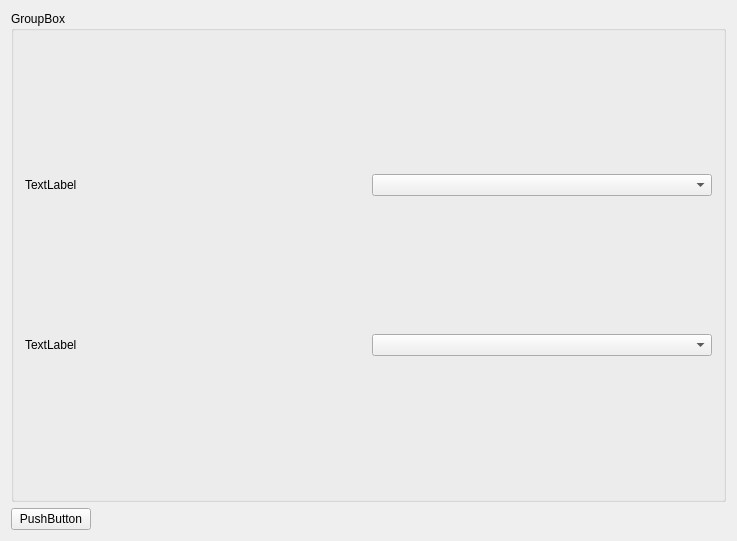
<?xml version="1.0" encoding="UTF-8"?>
<ui version="4.0">
 <class>Widget</class>
 <widget class="QWidget" name="Widget">
  <property name="geometry">
   <rect>
    <x>0</x>
    <y>0</y>
    <width>737</width>
    <height>541</height>
   </rect>
  </property>
  <property name="windowTitle">
   <string>Widget</string>
  </property>
  <layout class="QVBoxLayout" name="verticalLayout">
   <item>
    <widget class="QGroupBox" name="groupBox">
     <property name="title">
      <string>GroupBox</string>
     </property>
     <layout class="QVBoxLayout" name="verticalLayout_2">
      <item>
       <layout class="QHBoxLayout" name="horizontalLayout_2">
        <item>
         <widget class="QLabel" name="label_2">
          <property name="text">
           <string>TextLabel</string>
          </property>
         </widget>
        </item>
        <item>
         <widget class="QComboBox" name="comboBox_2"/>
        </item>
       </layout>
      </item>
      <item>
       <layout class="QHBoxLayout" name="horizontalLayout">
        <item>
         <widget class="QLabel" name="label">
          <property name="text">
           <string>TextLabel</string>
          </property>
         </widget>
        </item>
        <item>
         <widget class="QComboBox" name="comboBox"/>
        </item>
       </layout>
      </item>
     </layout>
    </widget>
   </item>
   <item>
    <layout class="QHBoxLayout" name="horizontalLayout_3">
     <item>
      <widget class="QPushButton" name="pushButton">
       <property name="text">
        <string>PushButton</string>
       </property>
      </widget>
     </item>
     <item>
      <spacer name="horizontalSpacer">
       <property name="orientation">
        <enum>Qt::Horizontal</enum>
       </property>
       <property name="sizeHint" stdset="0">
        <size>
         <width>40</width>
         <height>20</height>
        </size>
       </property>
      </spacer>
     </item>
    </layout>
   </item>
  </layout>
 </widget>
 <layoutdefault spacing="6" margin="11"/>
 <resources/>
 <connections/>
</ui>
